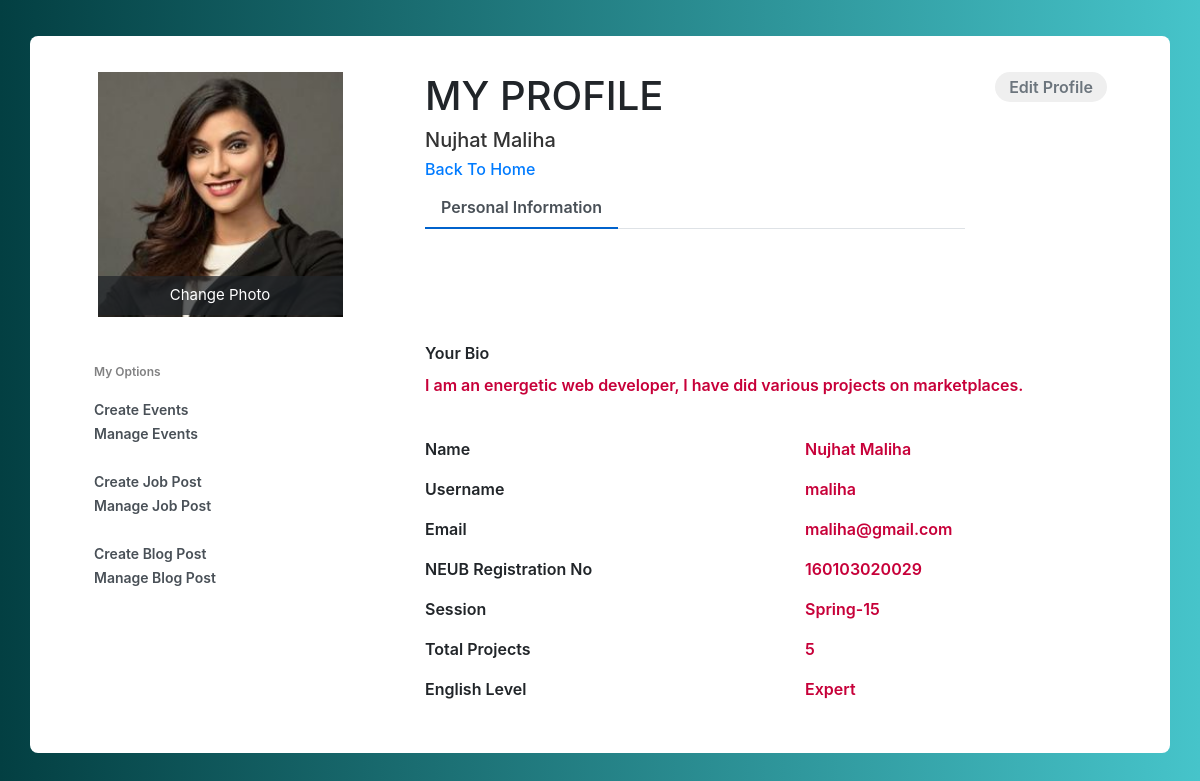
Screenshot of /myprofile.php?user=maliha with the database file from the repository.
### tables this page shows
CREATE TABLE `reg_members` (
  `id` int(100) NOT NULL,
  `name` varchar(100) NOT NULL,
  `username` varchar(100) NOT NULL,
  `email` varchar(100) NOT NULL,
  `password` varchar(100) NOT NULL,
  `regist_no` varchar(100) NOT NULL,
  `session` varchar(100) NOT NULL,
  `image` varchar(100) NOT NULL
);

### myprofile.php (the view, shortened to what this page needs)
<?php
include 'dbconnect.php';
if (isset($_GET['user']))
{
$user = $_GET['user'];
$get_user = mysqli_query($con, "SELECT * FROM reg_members WHERE username = '$user'");
if ($get_user->num_rows == 1)
{
    $profile_data = $get_user->fetch_assoc();
}
}
?>
<!DOCTYPE html>
<html lang="en">
<head>
  <link rel="stylesheet" href="css/profile.css" type="text/css">
  <link href="//maxcdn.bootstrapcdn.com/bootstrap/4.1.1/css/bootstrap.min.css" rel="stylesheet" id="bootstrap-css">
</head>
<body>
  <div class="container emp-profile">
            <form method="post">
                <div class="row">
                    <div class="col-md-4">
                        <div class="profile-img">
                            <a href="memberimagechange.php?change=<?php echo $profile_data['id'];?>"><img src="<?php echo $profile_data['image'] ?>" alt=""/>
                            <div class="file btn btn-lg btn-primary">
                                Change Photo
                            </div></a>
                        </div>
                    </div>
                    <div class="col-md-6">
                        <div class="profile-head">
                                    <h1>MY PROFILE</h1>
                                    <h5>
                                        <?php echo $profile_data['name'] ?>
                                    </h5>
                                    <h6>
                                        <a href="index.php">Back To Home</a>
                                    </h6>
                            <ul class="nav nav-tabs" id="myTab" role="tablist">
                                <li class="nav-item">
                                    <a class="nav-link active" id="home-tab" data-toggle="tab" href="#home" role="tab" aria-controls="home" aria-selected="true">Personal Information</a>
                                </li>
                            </ul>
                        </div>
                    </div>
                    <div class="col-md-2">
                        <input type="submit" class="profile-edit-btn" name="btnAddMore" value="Edit Profile"/>
                    </div>
                </div>
                <div class="row">
                    <div class="col-md-4">
                        <div class="profile-work">
                            <p>My Options</p>
                            <a href="admin/createevent.php">Create Events</a><br/>
                            <a href="admin/manageeventuser.php?user=<?php echo $_SESSION['username']; ?>">Manage Events</a><br/>
                            <br>
                            <a href="admin/createjob.php">Create Job Post</a><br/>
                            <a href="admin/managejobuser.php?user=<?php echo $_SESSION['username']; ?>">Manage Job Post</a><br/>
                            <br>
                            <a href="admin/createblog.php">Create Blog Post</a><br/>
                            <a href="admin/managebloguser.php?user=<?php echo $_SESSION['username']; ?>">Manage Blog Post</a><br/>
                        </div>
                    </div>
                    <div class="col-md-8">
                        <div class="tab-content profile-tab" id="myTabContent">
                            <div class="tab-pane fade show active" id="home" role="tabpanel" aria-labelledby="home-tab">
                                       <div class="row">
                                            <div class="col-md-12">
                                                <label>Your Bio</label><br/>
                                                <p>I am an energetic web developer, I have did various projects on marketplaces.</p>
                                            </div>
                                        </div>
                                        <br>
                                        <div class="row">
                                            <div class="col-md-6">
                                                <label>Name</label>
                                            </div>
                                            <div class="col-md-6">
                                                <p><?php echo $profile_data['name'] ?></p>
                                            </div>
                                        </div>
                                        <div class="row">
                                            <div class="col-md-6">
                                                <label>Username</label>
                                            </div>
                                            <div class="col-md-6">
                                                <p><?php echo $profile_data['username'] ?></p>
                                            </div>
                                        </div>
                                        <div class="row">
                                            <div class="col-md-6">
                                                <label>Email</label>
                                            </div>
                                            <div class="col-md-6">
                                                <p><?php echo $profile_data['email'] ?></p>
                                            </div>
                                        </div>
                                        <div class="row">
                                            <div class="col-md-6">
                                                <label>NEUB Registration No</label>
                                            </div>
                                            <div class="col-md-6">
                                                <p><?php echo $profile_data['regist_no'] ?></p>
                                            </div>
                                        </div>
                                        <div class="row">
                                            <div class="col-md-6">
                                                <label>Session</label>
                                            </div>
                                            <div class="col-md-6">
                                                <p><?php echo $profile_data['session'] ?></p>
                                            </div>
                                        </div>
                            </div>
                            <div class="" id="profile" role="tabpanel" aria-labelledby="profile-tab">
                                        <div class="row">
                                            <div class="col-md-6">
                                                <label>Total Projects</label>
                                            </div>
                                            <div class="col-md-6">
                                                <p>5</p>
                                            </div>
                                        </div>
                                        <div class="row">
                                            <div class="col-md-6">
                                                <label>English Level</label>
                                            </div>
                                            <div class="col-md-6">
                                                <p>Expert</p>
                                            </div>
                                        </div>
                            </div>
                        </div>
                    </div>
                </div>
            </form>
        </div>
      </body>
</html>

### css/profile.css (style rules this page uses)
body { background: -webkit-linear-gradient(left, #033F42, #46C4CA); }
.emp-profile { padding: 3%; margin-top: 3%; margin-bottom: 3%; border-radius: 0.5rem; background: #fff; }
.profile-img { text-align: center; }
.profile-img img { width: 70%; height: 100%; }
.profile-img .file { position: relative; overflow: hidden; margin-top: -20%; width: 70%; border: none; border-radius: 0; font-size: 15px; background: #212529b8; }
.profile-head h5 { color: #333; }
.profile-head h6 { color: #0062cc; }
.profile-edit-btn { border: none; border-radius: 1.5rem; width: 70%; padding: 2%; font-weight: 600; color: #6c757d; cursor: pointer; }
.profile-head .nav-tabs { margin-bottom:5%; }
.profile-head .nav-tabs .nav-link { font-weight:600; border: none; }
.profile-head .nav-tabs .nav-link.active { border: none; border-bottom:2px solid #0062cc; }
.profile-work { padding: 14%; margin-top: -15%; }
.profile-work p { font-size: 12px; color: #818182; font-weight: 600; margin-top: 10%; }
.profile-work a { text-decoration: none; color: #495057; font-weight: 600; font-size: 14px; }
.profile-tab label { font-weight: 600; }
.profile-tab p { font-weight: 600; color: #C70039 ; }

### rows the page displays
reg_members: image (picture), name "Nujhat Maliha", username "maliha", email "maliha@gmail.com", regist_no "160103020029", session "Spring-15"
